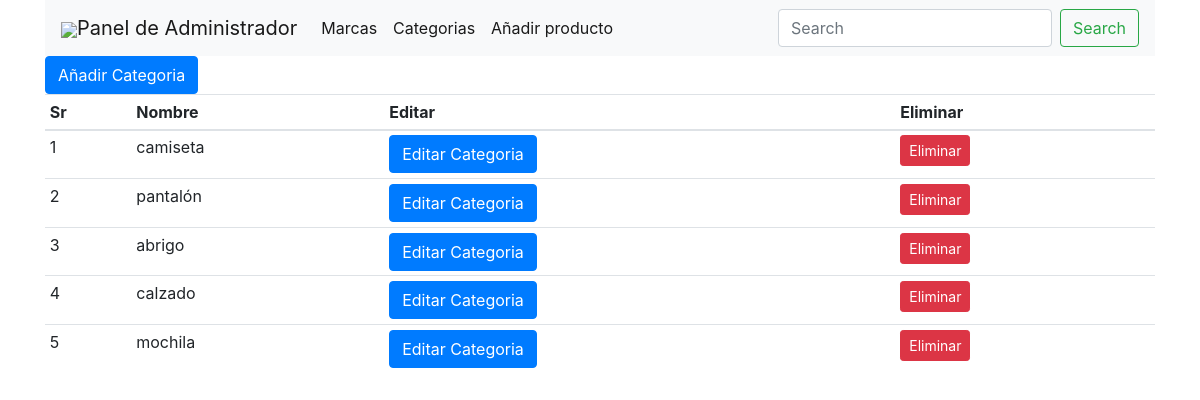
Page /category (signed in) on the committed database.
### shop/products/models.py (models this page shows)
class Category(db.Model):
    id = db.Column(db.Integer, primary_key=True)
    name = db.Column(db.String, nullable=False, unique=True)

### shop/admin/routes.py (the view)
@app.route('/category', methods=['GET', 'POST'])
def categories():
    if 'email' not in session:
        flash(f'Inicie sesion antes, por favor', 'danger')
        return redirect(url_for('login'))
    if request.method == "POST":
        getcategory = request.form.get('category')
        category = Category(name=getcategory)
        db.session.add(category)
        flash(f'La categoria {getcategory} ha sido añadida a tu base de datos', 'success')
        db.session.commit()
        return redirect(url_for('categories'))
    elif request.method == 'GET':
        categories = Category.query.order_by(Category.id.desc()).all()
        return render_template('admin/category.html', title="Category page", categories=categories)

### shop/templates/admin/category.html (shortened to what this page needs)
{% extends 'layout.html' %}
{% block content %}
{% include '_messages.html' %}
{% include '/admin/navbar.html' %}
<div class="container">
    <button type="button" class="btn btn-primary" data-toggle="modal" data-target="#addcategorymodal">
    Añadir Categoria
    </button>
    <table class="table table-sm table-condensed table-hover">
     <thead><tr>
         <th>Sr</th>
         <th>Nombre</th>
         <th>Editar</th>
         <th>Eliminar</th>
         </tr>
     </thead>
             <tbody>
                {% for category in categories %}
             <tr>
                 <td>{{loop.index}}</td>
                 <td>{{category.name}}</td>
                 <td>
                    <button type="button" class="btn btn-primary" data-toggle="modal" data-target="#updatecategorymodal">Editar Categoria</button>
                 </td>
                 <td>
                     <button onclick="deleteRequest('/category/{{category.id}}')" type="button" class="btn btn-danger btn-sm">Eliminar</button>
                 </td>
             </tr>
                {% endfor %}
             </tbody>
        </table>
</div>
          {% include '/products/addcategory.html' %}
{% endblock content %}

### rows in the picture
Category: name "camiseta"
Category: name "pantalón"
Category: name "abrigo"
Category: name "calzado"
Category: name "mochila"
